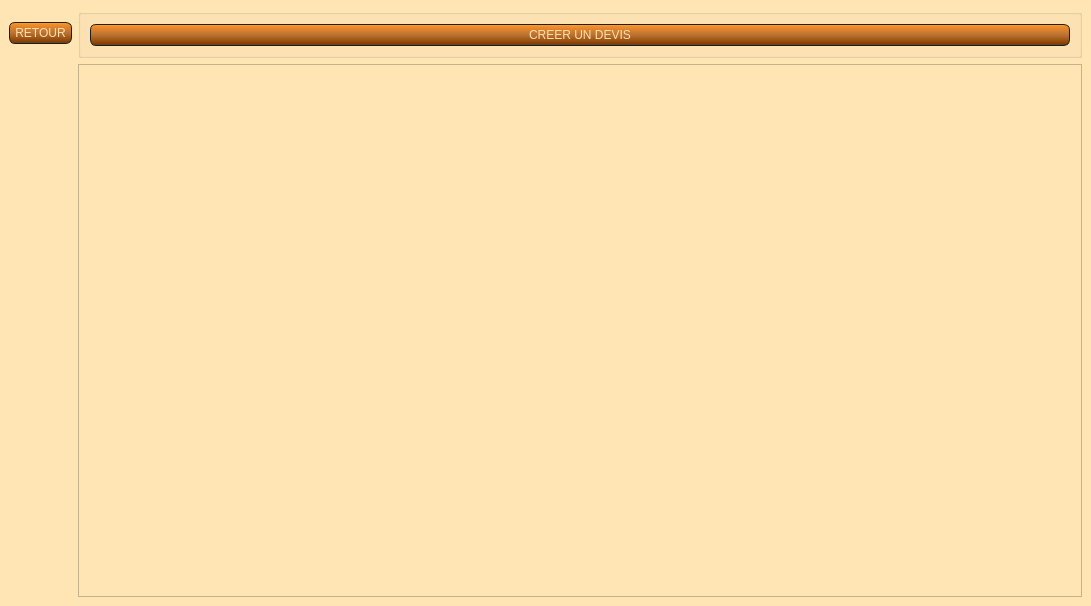
<?xml version="1.0" encoding="UTF-8"?>
<ui version="4.0">
 <class>liste_devis</class>
 <widget class="QMainWindow" name="liste_devis">
  <property name="geometry">
   <rect>
    <x>0</x>
    <y>0</y>
    <width>1091</width>
    <height>606</height>
   </rect>
  </property>
  <property name="windowTitle">
   <string>AssoGestion - Liste devis - AMSE</string>
  </property>
  <property name="styleSheet">
   <string notr="true">QWidget
{
    background-color: #FFE5B4;
}
QLineEdit
{
    background-color: QLinearGradient( x1: 0, y1: 0, x2: 0, y2: 1, stop: 0 #FFDEAD, stop: 0.1 #FAD5A5, stop: 0.5 #F4BB44, stop: 0.9 #FFAC1C, stop: 1 #E49B0F);
    padding: 1px;
    border-style: solid;
    border: 1px solid #1e1e1e;
    border-radius: 5;
}

QPushButton
{
    color: #FFDEAD;
    background-color: QLinearGradient( x1: 0, y1: 0, x2: 0, y2: 1, stop: 0 #FFAC1C, stop: 0.1 #F28C28, stop: 0.5 #B87333, stop: 0.9 #8B4000, stop: 1 #464646);
    border-width: 1px;
    border-color: #1e1e1e;
    border-style: solid;
    border-radius: 6;
    padding: 3px;
    font-size: 12px;
    padding-left: 5px;
    padding-right: 5px;
    min-width: 40px;
}

QPushButton:pressed
{
    background-color: QLinearGradient( x1: 0, y1: 0, x2: 0, y2: 1, stop: 0 #2d2d2d, stop: 0.1 #2b2b2b, stop: 0.5 #292929, stop: 0.9 #282828, stop: 1 #252525);
}

QComboBox
{
	color: #FFDEAD;
    selection-background-color: #FFDEAD;
    background-color: QLinearGradient( x1: 0, y1: 0, x2: 0, y2: 1, stop: 0 #FFAC1C, stop: 0.1 #F28C28, stop: 0.5 #B87333, stop: 0.9 #8B4000, stop: 1 #464646);
    border-style: solid;
    border: 1px solid #1e1e1e;
    border-radius: 5;
}

QComboBox:hover,QPushButton:hover
{
    border: 2px solid QLinearGradient( x1: 0, y1: 0, x2: 0, y2: 1, stop: 0 #FFAC1C, stop: 1 #F28C28);
}


QComboBox:on
{
    padding-top: 3px;
    padding-left: 4px;
    background-color: QLinearGradient( x1: 0, y1: 0, x2: 0, y2: 1, stop: 0 #2d2d2d, stop: 0.1 #2b2b2b, stop: 0.5 #292929, stop: 0.9 #282828, stop: 1 #252525);
    selection-background-color: #ffaa00;
}

QComboBox QAbstractItemView
{
    border: 2px solid darkgray;
    selection-background-color: QLinearGradient( x1: 0, y1: 0, x2: 0, y2: 1, stop: 0 #ffa02f, stop: 1 #d7801a);
}

QComboBox::drop-down
{
     subcontrol-origin: padding;
     subcontrol-position: top right;
     width: 15px;

     border-left-width: 0px;
     border-left-color: darkgray;
     border-left-style: solid; /* just a single line */
     border-top-right-radius: 3px; /* same radius as the QComboBox */
     border-bottom-right-radius: 3px;
 }


QScrollBar:horizontal {
     border: 1px solid #222222;
     background: QLinearGradient( x1: 0, y1: 0, x2: 0, y2: 1, stop: 0.0 #121212, stop: 0.2 #282828, stop: 1 #484848);
     height: 7px;
     margin: 0px 16px 0 16px;
}

QScrollBar::handle:horizontal
{
      background: QLinearGradient( x1: 0, y1: 0, x2: 1, y2: 0, stop: 0 #ffa02f, stop: 0.5 #d7801a, stop: 1 #ffa02f);
      min-height: 20px;
      border-radius: 2px;
}

QScrollBar::add-line:horizontal {
      border: 1px solid #1b1b19;
      border-radius: 2px;
      background: QLinearGradient( x1: 0, y1: 0, x2: 1, y2: 0, stop: 0 #ffa02f, stop: 1 #d7801a);
      width: 14px;
      subcontrol-position: right;
      subcontrol-origin: margin;
}

QScrollBar::sub-line:horizontal {
      border: 1px solid #1b1b19;
      border-radius: 2px;
      background: QLinearGradient( x1: 0, y1: 0, x2: 1, y2: 0, stop: 0 #ffa02f, stop: 1 #d7801a);
      width: 14px;
     subcontrol-position: left;
     subcontrol-origin: margin;
}

QScrollBar::right-arrow:horizontal, QScrollBar::left-arrow:horizontal
{
      border: 1px solid black;
      width: 1px;
      height: 1px;
      background: white;
}

QScrollBar::add-page:horizontal, QScrollBar::sub-page:horizontal
{
      background: none;
}

QScrollBar:vertical
{
      background: QLinearGradient( x1: 0, y1: 0, x2: 1, y2: 0, stop: 0.0 #121212, stop: 0.2 #282828, stop: 1 #484848);
      width: 7px;
      margin: 16px 0 16px 0;
      border: 1px solid #222222;
}

QScrollBar::handle:vertical
{
      background: QLinearGradient( x1: 0, y1: 0, x2: 0, y2: 1, stop: 0 #ffa02f, stop: 0.5 #d7801a, stop: 1 #ffa02f);
      min-height: 20px;
      border-radius: 2px;
}

QScrollBar::add-line:vertical
{
      border: 1px solid #1b1b19;
      border-radius: 2px;
      background: QLinearGradient( x1: 0, y1: 0, x2: 0, y2: 1, stop: 0 #ffa02f, stop: 1 #d7801a);
      height: 14px;
      subcontrol-position: bottom;
      subcontrol-origin: margin;
}

QScrollBar::sub-line:vertical
{
      border: 1px solid #1b1b19;
      border-radius: 2px;
      background: QLinearGradient( x1: 0, y1: 0, x2: 0, y2: 1, stop: 0 #d7801a, stop: 1 #ffa02f);
      height: 14px;
      subcontrol-position: top;
      subcontrol-origin: margin;
}

QScrollBar::up-arrow:vertical, QScrollBar::down-arrow:vertical
{
      border: 1px solid black;
      width: 1px;
      height: 1px;
      background: white;
}


QScrollBar::add-page:vertical, QScrollBar::sub-page:vertical
{
      background: none;
}

QHeaderView::section:horizontal
{
    background-color: QLinearGradient( x1: 0, y1: 0, x2: 0, y2: 1, stop: 0 #FFAC1C, stop: 0.1 #F28C28, stop: 0.5 #B87333, stop: 0.9 #8B4000, stop: 1 #464646);
    color: #FFDEAD;;
    padding-left: 4px;
    border: 1px solid #6c6c6c;
}
QHeaderView::section:vertical
{
    background-color: QLinearGradient( x1: 0, y1: 0, x2: 0, y2: 1, stop: 0 #FFAC1C, stop: 0.1 #F28C28, stop: 0.5 #B87333, stop: 0.9 #8B4000, stop: 1 #464646);
    color: #FFDEAD;;
    padding-left: 4px;
    border: 1px solid #6c6c6c;
}
QTableWidget QTableCornerButton::section {
    background-color: QLinearGradient( x1: 0, y1: 0, x2: 0, y2: 1, stop: 0 #FFAC1C, stop: 0.1 #F28C28, stop: 0.5 #B87333, stop: 0.9 #8B4000, stop: 1 #464646);
}
QTableWidget::item:selected{ background-color: QLinearGradient( x1: 0, y1: 0, x2: 0, y2: 1, stop: 0 #FFDEAD, stop: 0.1 #FAD5A5, stop: 0.5 #F4BB44, stop: 0.9 #FFAC1C, stop: 1 #E49B0F); }

QDateEdit
{
border : 2px solid #E49B0F;
background-color : QLinearGradient( x1: 0, y1: 0, x2: 0, y2: 1, stop: 0 #FFDEAD, stop: 0.1 #FAD5A5, stop: 0.5 #F4BB44, stop: 0.9 #FFAC1C, stop: 1 #E49B0F);;
padding : 5px;
}
QDateEdit::up-arraow
{
border : 2px solid black;
background-color : lightgreen;

}
QDateEdit::down-arrow
{
background-color : #E49B0F;
}

QTabWidget::tab-bar {
   border: 1px solid #E49B0F;
}

QTabBar::tab {
  background: #8B4000;
  color: white;
  padding: 10px;
 }

 QTabBar::tab:selected {
  background: #E49B0F;
 }

QTabWidget::pane { 
   border: none;
}</string>
  </property>
  <widget class="QWidget" name="centralwidget">
   <layout class="QGridLayout" name="gridLayout">
    <item row="0" column="1">
     <widget class="QGroupBox" name="groupBox">
      <property name="title">
       <string/>
      </property>
      <layout class="QGridLayout" name="gridLayout_2">
       <item row="0" column="1">
        <widget class="QPushButton" name="button_creation_devis">
         <property name="text">
          <string>CREER UN DEVIS</string>
         </property>
         <property name="icon">
          <iconset>
           <normaloff>image/sign-in-alt.png</normaloff>image/sign-in-alt.png</iconset>
         </property>
        </widget>
       </item>
      </layout>
     </widget>
    </item>
    <item row="1" column="1">
     <widget class="QTableWidget" name="tab_devis">
      <property name="editTriggers">
       <set>QAbstractItemView::NoEditTriggers</set>
      </property>
      <property name="sortingEnabled">
       <bool>true</bool>
      </property>
     </widget>
    </item>
    <item row="0" column="0">
     <widget class="QPushButton" name="button_retour">
      <property name="text">
       <string>RETOUR</string>
      </property>
     </widget>
    </item>
   </layout>
  </widget>
 </widget>
 <tabstops>
  <tabstop>button_creation_devis</tabstop>
  <tabstop>tab_devis</tabstop>
 </tabstops>
 <resources/>
 <connections/>
</ui>
